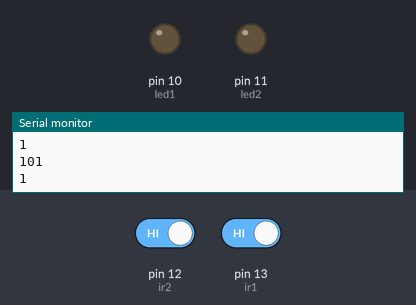
This sketch was run on a simulated Arduino Uno, built with avr-gcc and run on an emulated ATmega328P. Parts: output pins drawn as LEDs (lit = HIGH), the last lines printed to the serial monitor. Inputs (shaded band) come from the test bench; at power-on: pin 12 (ir2) HIGH, pin 13 (ir1) HIGH.

Above: at 1.2 s.
1.3 s: pin 12 (ir2) driven LOW
At 1.81 s:
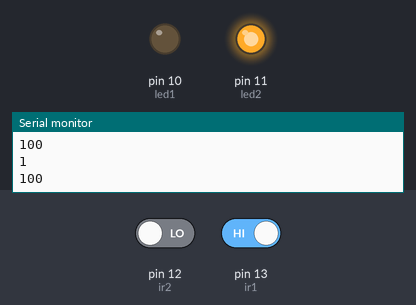
4.3 s: pin 13 (ir1) driven LOW
At 4.9 s:
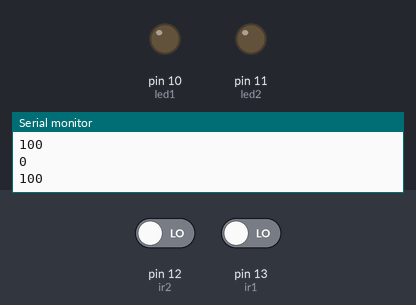
5.8 s: pin 12 (ir2) driven HIGH
At 6.31 s:
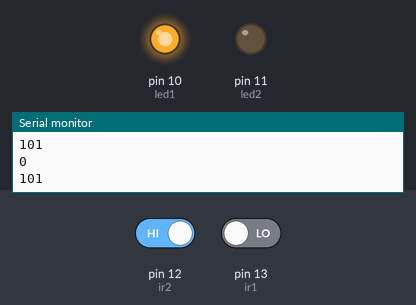
8.8 s: pin 13 (ir1) driven HIGH
At 9.4 s:
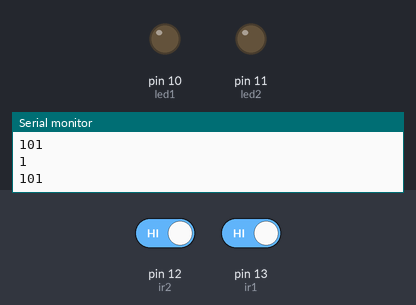
Timing chart, 0 to 11.3 s (numbered marks = the images above; inputs shaded):
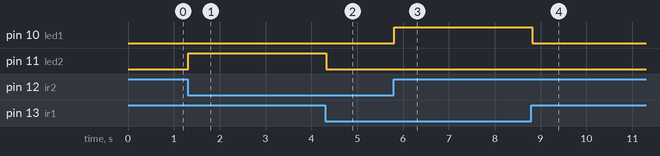

Measured:
- after the input at 1.3 s, pin 11 (led2): LOW → HIGH at once
- after the input at 4.3 s, pin 11 (led2): HIGH → LOW at once
- after the input at 5.8 s, pin 10 (led1): LOW → HIGH at once
- after the input at 8.8 s, pin 10 (led1): HIGH → LOW at once

The sketch:

2_IR.ino
```cpp
int ir1 = 13, ir2 = 12, led1 = 10, led2 = 11, a, b;

void l();
void r();

void setup() {

  pinMode(ir1,INPUT);
  pinMode(led1,OUTPUT);
  pinMode(ir2,INPUT);
  pinMode(led2,OUTPUT);
  Serial.begin(9600);
}

void loop() {
  a= digitalRead(ir1);
  b= digitalRead(ir2);
  Serial.println(a);
  Serial.println(b + 100);
  if((a==0 && b==1)==1)
    l();
  else if((b==0 && a==1)==1)
    r();
}

void l(){
  digitalWrite(led1,HIGH);
  delay(100);
  digitalWrite(led1,LOW);
}

void r(){
  digitalWrite(led2,HIGH);
  delay(100);
  digitalWrite(led2,LOW);
}
```
